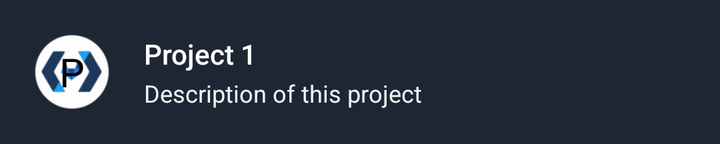
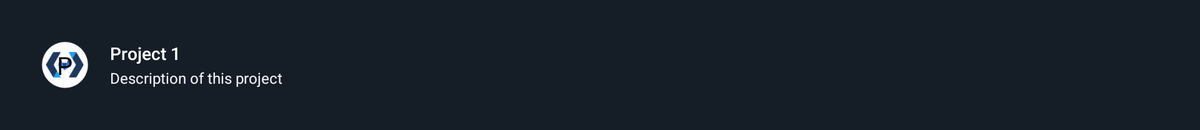

One screen, two layout resources from the same app: the default and the repository's alternative for another configuration. Each is rendered where Android would select it; the XML of both is given below.
<!-- AndroidManifest.xml: application theme AppTheme.Dark -->
<!-- res/layout/project_item.xml -->
<?xml version="1.0" encoding="utf-8"?>
<layout xmlns:android="http://schemas.android.com/apk/res/android"
    xmlns:tools="http://schemas.android.com/tools">

    <LinearLayout
        android:id="@+id/linearLayoutProjectItem"
        android:layout_width="match_parent"
        android:layout_height="wrap_content"
        android:background="?attr/recyclerItemBackgroundColor"
        android:foreground="?attr/selectableItemBackground"
        android:orientation="horizontal">

        <FrameLayout
            android:layout_width="wrap_content"
            android:layout_height="wrap_content"
            android:layout_gravity="center">

            <android.support.v7.widget.AppCompatTextView
                android:id="@+id/appCompatTextViewProjectLetter"
                android:layout_width="wrap_content"
                android:layout_height="wrap_content"
                android:layout_gravity="center"
                android:layout_marginStart="8dp"
                android:elevation="10dp"
                android:textColor="@android:color/black"
                android:textSize="20sp"
                android:translationZ="10dp"
                tools:text="P" />

            <android.support.v7.widget.AppCompatImageView
                android:id="@+id/appCompatImageViewProjectAvatar"
                android:layout_width="40dp"
                android:layout_height="40dp"
                android:layout_marginBottom="16dp"
                android:layout_marginStart="16dp"
                android:layout_marginTop="16dp"
                tools:src="@mipmap/ic_launcher_round" />

        </FrameLayout>

        <LinearLayout
            android:layout_width="match_parent"
            android:layout_height="wrap_content"
            android:layout_gravity="center_vertical"
            android:orientation="vertical">

            <android.support.v7.widget.AppCompatTextView
                android:id="@+id/appCompatTextViewProjectItemTitle"
                style="@style/Base.TextAppearance.AppCompat.Body2"
                android:layout_width="wrap_content"
                android:layout_height="wrap_content"
                android:layout_marginBottom="2dp"
                android:maxLines="1"
                android:paddingLeft="16dp"
                android:paddingRight="16dp"
                android:textColor="?attr/recyclerItemPrimaryTextColor"
                tools:text="Project 1" />

            <android.support.v7.widget.AppCompatTextView
                android:id="@+id/appCompatTextViewProjectItemDescription"
                style="@style/Base.TextAppearance.AppCompat.Caption"
                android:layout_width="wrap_content"
                android:layout_height="wrap_content"
                android:maxLines="1"
                android:paddingLeft="16dp"
                android:paddingRight="16dp"
                android:textColor="?attr/recyclerItemSecondaryTextColor"
                tools:text="Description of this project" />

        </LinearLayout>

    </LinearLayout>

</layout>
<!-- resources referenced by this layout -->
<resources>
  <style name="AppTheme" parent="Theme.AppCompat.Light.DarkActionBar">
          <item name="android:windowDrawsSystemBarBackgrounds">true</item>
          <item name="android:navigationBarColor">@color/darkPrimaryColor</item>
          <item name="coordinatorLayoutStyle">@style/Widget.Design.CoordinatorLayout</item>
      </style>
  <color name="darkPrimaryColor">#222E3C</color>
  <color name="darkPrimaryDarkColor">#1A212C</color>
  <color name="darkSecondaryColor">#1DA1F2</color>
  <color name="darkPrimaryBackgroundColor">#151D27</color>
  <color name="darkPrimaryLightColor">#1D2733</color>
  <color name="darkPrimaryTextColor">#ffffff</color>
  <color name="darkSecondaryTextColor">#eff2f3</color>
  <color name="rippleColor">#4f5d6e</color>
  <style name="DialogStyleDark" parent="ThemeOverlay.AppCompat.Dialog">
          <item name="android:background">@color/darkPrimaryBackgroundColor</item>
          <item name="android:textColorAlertDialogListItem">@color/darkPrimaryTextColor</item>
          <item name="android:textColorPrimary">@color/darkPrimaryTextColor</item>
          <item name="android:textColorSecondary">@color/darkPrimaryTextColor</item>
          <item name="android:textColor">@color/darkPrimaryTextColor</item>
      </style>
  <color name="darkSecondaryLightColor">#50cff9</color>
  <color name="darkTertiaryBackgroundColor">#b5bcc2</color>
  <style name="SpinnerStyleDark" parent="Widget.AppCompat.TextView.SpinnerItem">
          <item name="android:textColor">@color/normalSecondaryInverseTextColor</item>
          <item name="android:textColorPrimary">@color/normalSecondaryInverseTextColor</item>
          <item name="android:textColorSecondary">@color/normalSecondaryInverseTextColor</item>
      </style>
  <color name="normalSecondaryInverseTextColor">#ffffff</color>
  <!-- some entries are left out for length -->
</resources>
<!-- res/layout-w820dp/project_item.xml (the repository's variant of the layout above) -->
<!-- drawn on a 7-inch tablet turned sideways -->
<?xml version="1.0" encoding="utf-8"?>
<layout xmlns:android="http://schemas.android.com/apk/res/android"
    xmlns:app="http://schemas.android.com/apk/res-auto"
    xmlns:tools="http://schemas.android.com/tools">

    <android.support.v7.widget.CardView
        android:layout_width="match_parent"
        android:layout_height="wrap_content"
        android:layout_margin="16dp"
        android:foreground="?attr/selectableItemBackground"
        app:cardBackgroundColor="?attr/generalPrimaryBackground"
        app:cardCornerRadius="16dp"
        app:cardElevation="0dp">

        <LinearLayout
            android:id="@+id/linearLayoutProjectItem"
            android:layout_width="match_parent"
            android:layout_height="wrap_content"
            android:orientation="horizontal">

            <FrameLayout
                android:layout_width="wrap_content"
                android:layout_height="wrap_content"
                android:layout_gravity="center">

                <android.support.v7.widget.AppCompatTextView
                    android:id="@+id/appCompatTextViewProjectLetter"
                    android:layout_width="wrap_content"
                    android:layout_height="wrap_content"
                    android:layout_gravity="center"
                    android:layout_marginStart="8dp"
                    android:elevation="10dp"
                    android:textColor="@android:color/black"
                    android:textSize="20sp"
                    android:translationZ="10dp"
                    tools:text="P" />

                <android.support.v7.widget.AppCompatImageView
                    android:id="@+id/appCompatImageViewProjectAvatar"
                    android:layout_width="40dp"
                    android:layout_height="40dp"
                    android:layout_marginBottom="16dp"
                    android:layout_marginStart="16dp"
                    android:layout_marginTop="16dp"
                    tools:src="@mipmap/ic_launcher_round" />

            </FrameLayout>

            <LinearLayout
                android:layout_width="match_parent"
                android:layout_height="wrap_content"
                android:layout_gravity="center_vertical"
                android:orientation="vertical">

                <android.support.v7.widget.AppCompatTextView
                    android:id="@+id/appCompatTextViewProjectItemTitle"
                    style="@style/Base.TextAppearance.AppCompat.Body2"
                    android:layout_width="wrap_content"
                    android:layout_height="wrap_content"
                    android:layout_marginBottom="2dp"
                    android:maxLines="1"
                    android:paddingLeft="16dp"
                    android:paddingRight="16dp"
                    android:textColor="?attr/recyclerItemPrimaryTextColor"
                    tools:text="Project 1" />

                <android.support.v7.widget.AppCompatTextView
                    android:id="@+id/appCompatTextViewProjectItemDescription"
                    style="@style/Base.TextAppearance.AppCompat.Caption"
                    android:layout_width="wrap_content"
                    android:layout_height="wrap_content"
                    android:maxLines="1"
                    android:paddingLeft="16dp"
                    android:paddingRight="16dp"
                    android:textColor="?attr/recyclerItemSecondaryTextColor"
                    tools:text="Description of this project" />

            </LinearLayout>

        </LinearLayout>

    </android.support.v7.widget.CardView>

</layout>
